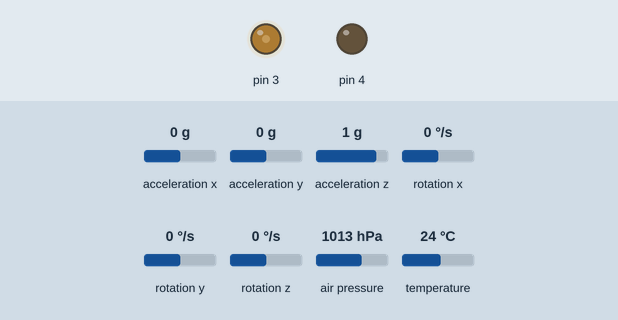
Simulated run of this sketch. Board: Arduino Uno, built with avr-gcc and run on an emulated ATmega328P. Parts: output pins drawn as LEDs (lit = HIGH). The inputs (shaded band) are chosen by the test bench; at power-on: acceleration x 0 g, acceleration y 0 g, acceleration z 1 g, rotation x 0 °/s, rotation y 0 °/s, rotation z 0 °/s, air pressure 1013 hPa, temperature 24 °C. Storage starts empty.

Above: at 3.3 s.
At 5.1 s:
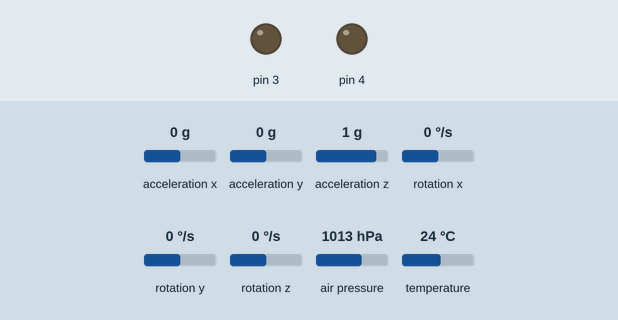
At 39.27 s:
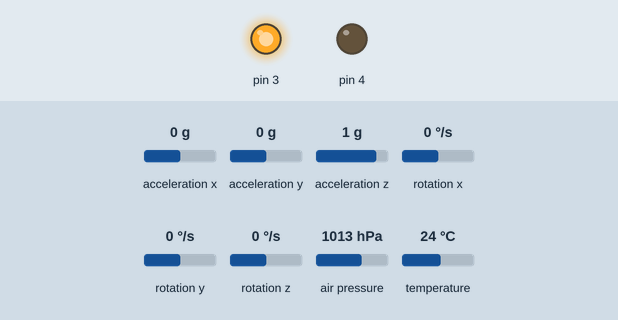
Timing chart, 0 to 40.0 s (numbered marks = the images above):
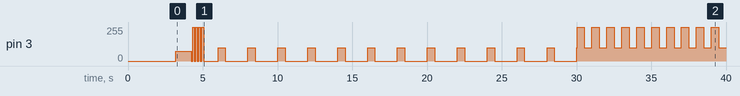

Measured:
- by itself, pin 3: 75/255 → 0/255 at 4.2 s, → 255/255 0.10 s later, → 0/255 0.10 s later, → 255/255 0.10 s later, … (54 changes in this stretch)

The sketch:

MustangSallyFDR.ino
```cpp
// Flight computer control software by Zach Jester.
#include <SPI.h>
#include <SD.h>
#include <Adafruit_BMP085.h>
#include <Adafruit_MPU6050.h>
#include <Adafruit_Sensor.h>
#include <Wire.h>
#include <math.h>
#define Prep 0
#define Prelaunch 1
#define Ascent 2
#define Descent 3
#define Landed 4

const bool print = false;

const int chipSelect = 10;
int state = Prep;
Sd2Card card;
SdVolume volume;
SdFile root;


String filename = "0.txt";
Adafruit_BMP085 bmp;
Adafruit_MPU6050 mpu;

float initialAlt = 300;
void setup() {
  if(print){Serial.begin(115200);}

  if (!bmp.begin()) {
	Serial.println("noBaro");
	while (1) {}
  }
  initialAlt = bmp.readAltitude();
  if(print){
    Serial.println(initialAlt);
  }
  delay(200);
  if(abs(bmp.readAltitude() - initialAlt) > 2){
    state = Ascent;
  }

  if (!mpu.begin()) {
    Serial.println("noAcc");
    while (1) {
      delay(10);
    }
  }
  mpu.setAccelerometerRange(MPU6050_RANGE_16_G);
  mpu.setGyroRange(MPU6050_RANGE_500_DEG);
  mpu.setFilterBandwidth(MPU6050_BAND_21_HZ);
  pinMode(4, OUTPUT);
  pinMode(3, OUTPUT);
  if (state == Prep){
    digitalWrite(4, LOW);
    analogWrite(3, 0);
    delay(3000);
    analogWrite(3, 75);
    delay(1000);
  }
  // int retries = 3;
  // while(retries > 0){
  //   if (!card.init(SPI_HALF_SPEED, chipSelect)) {
  //     if(Serial){Serial.println("Card failed, or not present");}
  //     retries -= 1;
  //     delay(100);
  //     }
  //   else{
  //     break;
  //   }
  // }
  // if(!retries){
  //   analogWrite(3, 0);
  //   while(1){;}
  // }
  bool SDSuccess = SD.begin(chipSelect);
  if(print){
    Serial.print("SD: ");
    Serial.println(SDSuccess);
  }
  if(!SDSuccess){
    while(1){}
  }

  for(int i = 0; i < 4; i++){ // Found card!
      analogWrite(3, 0);
      delay(100);
      analogWrite(3, 255);
      delay(100);
    }

  char i = '0';

  //if(Serial){Serial.println(filename);}
  while(SD.exists(filename)){
    i++;
    filename[0] = i;
  }
  if (filename[0] > '9'){
    filename = "overflow.txt";
  }
  //if(Serial){Serial.println(filename);}
  File dataFile = SD.open(filename, FILE_WRITE);
  bool writeSuccess = dataFile.println("BEGIN LOG");
  Serial.print((String) writeSuccess);
  dataFile.close();

}

int logDur = 5000;
int strobePer = 1000;
int strobeDUTY = 500;
int strobeHIGH = 100;
int strobeLOW = 0;
unsigned long lastTime = 0;

unsigned long runs = 0;
unsigned long writes = 0;
float ASL = 300;
float AGL;
float xSP = 0.4;
float lastWriteTime = 0;
unsigned long liftoff = 0;
long flightTime = -1;
float vel = 0;
float lastAlt = 300;
float Kbaro = 0;
float Kvel = 0;
float predictedVel = 0;
float altEst = 300;
float measuredVel = 0;

int descending = 0;
float landed = 0;
void loop() {
  delay(20);
  runs++;
  unsigned long time = millis();
  float dt = (((float) time) - ((float)lastTime)) / 1000;
  lastTime = time;
  float altRead = bmp.readAltitude();
  sensors_event_t a, g, temp;
  mpu.getEvent(&a, &g, &temp);
  float xAccel = a.acceleration.x - xSP;
  float xRot = g.gyro.x;
  if (liftoff > 0){
    flightTime = time - liftoff;
  }

  float thrust;
  if(flightTime > 1000){
    thrust = 0;
  }
  else if(flightTime > 0 && flightTime < 50){
    float ftime = ((float) flightTime) / 1000;
    thrust = pow(2.0, (log10(ftime / .05) / log10(2.718) / 2.0)) * 86.0;
  }
  else if(flightTime < 700){
    thrust = 86.0;
  }
  else if(flightTime < 860){
    float ftime = ((float) flightTime) / 1000;
    thrust = max(pow(8, 8 *(0.7 - ftime)) * 93 - 7, 0);
  }
  else{
    thrust = 0;
  }

  //thrust = 0; // throw test. Remove before flight.

  float mass = 0.17; // kg
  float thrustAcc = thrust / mass; // m/s^2

  // Kalman goes here
  // I'm doing this 1-d in altitude. The accelrometer reports the 2nd derivative so needs some work to get it to an actual altitude measurement

  if(state == Ascent){ // Update predicted velocity based on estimated motor performance. This uses the average of the wet and dry mass of the rocket for simplicity so will be decent but not perfect.
    predictedVel = vel + (thrustAcc - 9.81) * dt;
  }

  lastAlt = ASL;
    altEst = lastAlt + predictedVel * dt; // xn given n-1

  if(state == Ascent){// accelerometer only useful on the way up since it's swinging wildly during descent
    measuredVel = vel + xAccel * dt; // Update based on accelerometer data only
  }

  float baroDisagree = altRead - altEst;
  float baroSD = 5.0; // estimate
  float baroVariance = abs(baroDisagree / baroSD); // not how Gaussian works, but quick, light, and produces a decent response that stays low when near the correct value
  float velDisagree = measuredVel - predictedVel;
  float velSD = 3.0; // estimate
  float velVariance = abs(velDisagree / velSD); // not how Gaussian works, but quick, light, and produces a decent response that stays low when near the correct value

  float estVariance = .8 * (1 - (Kbaro + Kvel) / 2) * estVariance + .2 * 1; // "poisoning" the variance estimate to keep it from going to zero. I know the data has enough errors that this will never truly converge.
  Kbaro = estVariance / (estVariance + baroVariance);
  Kvel = estVariance / (estVariance + velVariance);

  if(state != Ascent){
    Kvel = 0; // Ignore the accelerometer when known to be stationary or orientation is unstable
  }
  // if(altRead < initialAlt - 3){//Overpressure due to ejection charge
  //   Kbaro = 0; // Ignore the barometer during the overpressure event.
  // }

  float Ktotal = Kvel + Kbaro + .00001; // simple div / 0 solution

  ASL = altEst + pow(Kbaro, 2) / Ktotal * baroDisagree + pow(Kvel, 2) / Ktotal * velDisagree * dt;

  //ASL = altRead;
  vel = (ASL - lastAlt) / dt;
  // Reasoning behind this math here:
  // I have 2 sensors, each with their own kalman gain.
  // If I simply added both deviations multiplied by their kalman gain, then when both had decent readings the change in filtered altitude would be doubled.
  // Instead I also multiply each term by the fraction of the total gain belonging to it, which (for the barometer) is Kbaro /Ktotal
  // This leads to the kalman gain being squared, but it's being divided by itself (summed with the other gain) so it stays at the 1st power.

  AGL = altRead - initialAlt;

  if (flightTime > 300000){ // Simple timeout to force strobe
    state = Landed;
  }
  switch(state){
    case Prep:{ // Advance after a set time
      logDur = 5000;
      strobePer = 2000;
      strobeDUTY = 500;
      strobeHIGH = 100;
      strobeLOW = 0;
      if(time > 30000){
        state = Prelaunch;
      }
      float fruns = runs;
      initialAlt = initialAlt * (fruns / (fruns + 1.0)) + altRead / (fruns + 1.0);
      }
      break;
    case Prelaunch:{ // Advance when accelerometer or barometer sees major activity
      logDur = 500;
      strobePer = 1000;
      strobeDUTY = 500;
      strobeHIGH = 255;
      strobeLOW = 100;
      if((AGL > 10) || (xAccel > 50)){ // Launch detected!
        state = Ascent;
        liftoff = time;
        flightTime = 0;
      }
      }
      break;
    case Ascent:{ // Await apogee
      logDur = 50;
      strobePer = 150;
      strobeDUTY = 50;
      strobeHIGH = 255;
      strobeLOW = 50;
      if (vel < -1){
        descending++;
        if(descending > 5){ // Wait for 5 descent readings in a row
          state = Descent;
        }
      }
      else{
        descending = 0;
      }
      }
      break;
    case Descent:{ // Await touchdown
        logDur = 500;
        strobePer = 500;
        strobeDUTY = 250;
        strobeHIGH = 255;
        strobeLOW = 70;
        if (AGL < 10){
          landed = landed * .99 + .05;
        }
        else{
          landed *= .99;
        }
        if(landed > 1){ // Wait for 5 landed readings in a row
          state = Landed;
        }

      else{
        landed = 0;
      }
      }
      break;
    case Landed:{// Blink slowly and slow down data collection to save battery
        logDur = 30000;
        if(time < 100000){
          strobePer = 3000;
          strobeDUTY = 1000;
        }
        else{
          strobePer = 5000;
          strobeDUTY = 150;
        }
        strobeHIGH = 255;
        strobeLOW = 0;
      }
      break;
    default:{
      state = Ascent;
      }
      break;
  }


  if (time % strobePer < strobeDUTY){
    analogWrite(3,strobeHIGH);
  }
  else{analogWrite(3, strobeLOW);}

  if(time - lastWriteTime > logDur){
    lastWriteTime = time;
    String dataString = "";
    dataString += String(time);
    dataString += ",";
    dataString += String(flightTime);
    dataString += ",";
    dataString += String(state);
    dataString += ",";
    dataString += String(altRead);
    dataString += ",";
    dataString += String(ASL);
    dataString += ",";
    dataString += String(AGL);
    dataString += ",";
    dataString += String(vel);
    dataString += ",";
    dataString += String(xAccel);
    dataString += ",";
    dataString += String(xRot);
    dataString += ",";
    dataString += String(Kbaro);
    dataString += ",";
    dataString += String(Kvel);
    File dataFile = SD.open(filename, FILE_WRITE);
    if(print){
      Serial.println(dataString);
      //Serial.println((String) dataFile);
    }

    // if the file is available, write to it:
    if (dataFile) {
      dataFile.println(dataString);
      dataFile.close();

    }
  }

}
```
